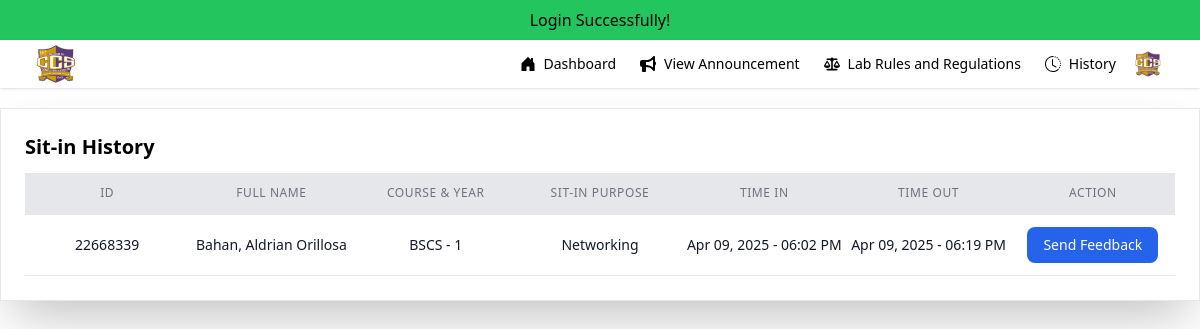
/user/history.php (signed in), run on an earlier commit of the app's database.
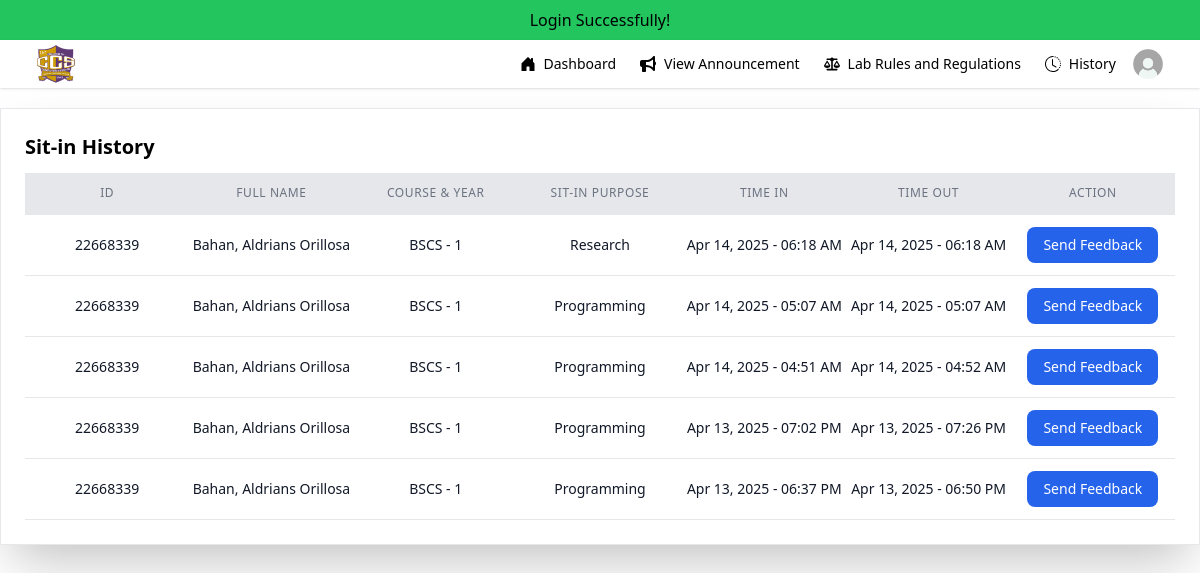
And on a later commit of the database.
### tables this page shows
CREATE TABLE `students` (
  `id` int(20) NOT NULL,
  `idno` int(20) NOT NULL,
  `lastname` varchar(50) NOT NULL,
  `firstname` varchar(50) NOT NULL,
  `midname` varchar(50) NOT NULL,
  `course` enum('BSIT','BSCS') NOT NULL,
  `year` int(9) NOT NULL,
  `username` varchar(50) NOT NULL,
  `password` varchar(50) NOT NULL,
  `profile` varchar(225) NOT NULL,
  `session` int(30) NOT NULL DEFAULT 30
);

CREATE TABLE `sit_in` (
  `id` int(50) NOT NULL,
  `idno` int(11) NOT NULL,
  `lastname` varchar(50) NOT NULL,
  `firstname` varchar(50) NOT NULL,
  `midname` varchar(50) NOT NULL,
  `course` varchar(50) NOT NULL,
  `year` int(11) NOT NULL,
  `sitin_purpose` enum('Programming','Research','Networking') NOT NULL,
  `lab` enum('524','526','528') NOT NULL,
  `time_in` timestamp NULL DEFAULT NULL,
  `time_out` timestamp NULL DEFAULT NULL
);

### user/history.php (the view, shortened to what the changed rows need)
<?php
include "../database/connector.php";
include "../user/nav.php";
include "../database/authenticator.php";
$idno = $_SESSION['idno'];
$query_completed = "SELECT students.idno, students.lastname, students.firstname, students.midname, students.course, students.year, sit_in.sitin_purpose, sit_in.time_in, sit_in.time_out
            FROM sit_in
            JOIN students ON sit_in.idno = students.idno
            WHERE sit_in.time_out IS NOT NULL AND sit_in.idno = '$idno'
            ORDER BY sit_in.time_out DESC";
$result_completed = mysqli_query($mysql, $query_completed);
?>
<!DOCTYPE html>
<html lang="en">
<head>
    <script src="https://cdn.tailwindcss.com"></script>
</head>
<body class="bg-gray-100 min-h-screen flex flex-col">
    <div class="max-w-7xl mx-auto pt-5 pb-10 flex-grow">
        <div class="border shadow-2xl  w-full p-6">
            <h1 class="text-xl text-black font-bold mb-3">Sit-in History</h1>
            <div class="overflow-y-auto max-h-[700px]">
                <?php while ($row = mysqli_fetch_assoc($result_completed)): ?>
                    <div class="grid grid-cols-7 text-center border-b py-3 hover:bg-gray-50 transition">
                        <p class="text-gray-900 text-sm flex items-center justify-center"><?php echo $row['idno']; ?></p>
                        <p class="text-gray-900 text-sm flex items-center justify-center"><?php echo $row['lastname'] . ", " . $row['firstname'] . ' ' .  $row['midname'] ; ?></p>
                        <p class="text-gray-900 text-sm flex items-center justify-center"><?php echo $row['course'] . " - " . $row['year']; ?></p>
                        <p class="text-gray-900 text-sm flex items-center justify-center"><?php echo $row['sitin_purpose']; ?></p>
                        <p class="text-gray-900 text-sm flex items-center justify-center"><?php echo date('M d, Y - h:i A', strtotime($row['time_in'])); ?></p>
                        <p class="text-gray-900 text-sm flex items-center justify-center"><?php echo date('M d, Y - h:i A', strtotime($row['time_out'])); ?></p>
                        <div class="flex items-center justify-center">
                            <button onclick="openFeedbackModal()" class="px-4 py-2 bg-blue-600 text-white text-sm rounded-lg hover:bg-blue-700 transition">
                                Send Feedback
                            </button>
                        </div>
                    </div>
                <?php endwhile; ?>
            </div>
        </div>
    </div>
</body>
</html>

### user/nav.php (shortened to what the changed rows need)
<?php
include "../database/connector.php";
$idno = $_SESSION["idno"];
$result = mysqli_query($mysql, "SELECT `profile` FROM students WHERE idno = '$idno'");
$row = mysqli_fetch_assoc($result);
if($row){
    $profile = $row["profile"];
}
?>
<!DOCTYPE html>
<html lang="en" class="h-full">
<head>
    <script src="https://cdn.tailwindcss.com"></script>
</head>
<body class="bg-white font-sans ">
<div class="min-h-full">
    <nav class="shadow">
        <div class="px-4 sm:px-6 lg:px-8">
            <div class="flex items-center justify-between">
                <div class="flex items-center ml-auto">
                    <div class="relative">
                        <button id="profileMenu" class="flex items-center rounded-full bg-black-200 p-1 focus:ring-1 focus:ring-black">
                            <img class="size-8  rounded-full" src="../uploads/<?php echo $profile; ?>" alt="">
                        </button>
                    </div>
                </div>
            </div>
        </div>
    </nav>
</div>
</body>
</html>

What changed in the data, as far as the page shows it:
removed sit_in: students.idno "22668339", students.lastname "Bahan", students.firstname "Aldrian", students.midname "Orillosa", students.course "BSCS", students.year "1", sitin_purpose "Networking", time_in "Apr 09, 2025 - 06:02 PM", time_out "Apr 09, 2025 - 06:19 PM"
changed students: profile: a different picture
added sit_in: students.idno "22668339", students.lastname "Bahan", students.firstname "Aldrians", students.midname "Orillosa", students.course "BSCS", students.year "1", sitin_purpose "Research", time_in "Apr 14, 2025 - 06:18 AM", time_out "Apr 14, 2025 - 06:18 AM"
added sit_in: students.idno "22668339", students.lastname "Bahan", students.firstname "Aldrians", students.midname "Orillosa", students.course "BSCS", students.year "1", sitin_purpose "Programming", time_in "Apr 14, 2025 - 05:07 AM", time_out "Apr 14, 2025 - 05:07 AM"
added sit_in: students.idno "22668339", students.lastname "Bahan", students.firstname "Aldrians", students.midname "Orillosa", students.course "BSCS", students.year "1", sitin_purpose "Programming", time_in "Apr 14, 2025 - 04:51 AM", time_out "Apr 14, 2025 - 04:52 AM"
added sit_in: students.idno "22668339", students.lastname "Bahan", students.firstname "Aldrians", students.midname "Orillosa", students.course "BSCS", students.year "1", sitin_purpose "Programming", time_in "Apr 13, 2025 - 07:02 PM", time_out "Apr 13, 2025 - 07:26 PM"
added sit_in: students.idno "22668339", students.lastname "Bahan", students.firstname "Aldrians", students.midname "Orillosa", students.course "BSCS", students.year "1", sitin_purpose "Programming", time_in "Apr 13, 2025 - 06:37 PM", time_out "Apr 13, 2025 - 06:50 PM"
